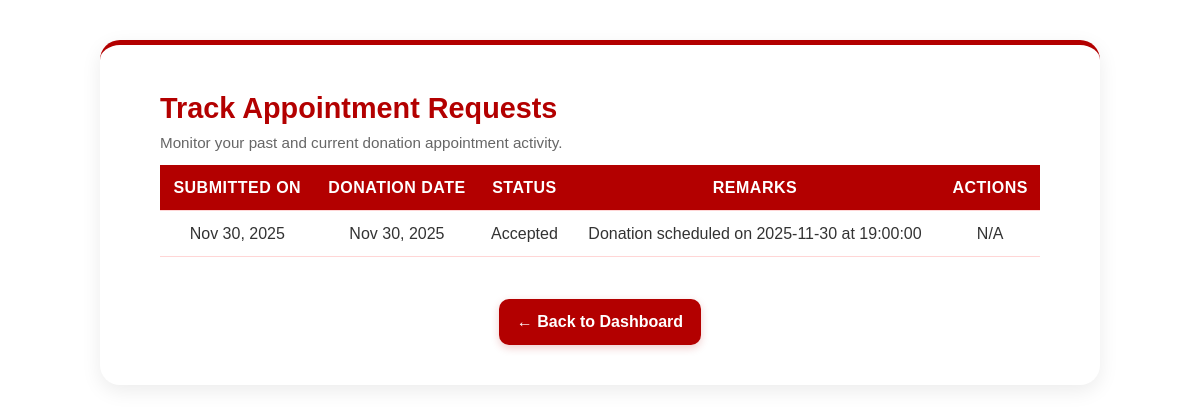
Before: /donor/track_requests/ (signed in) with the older database file.
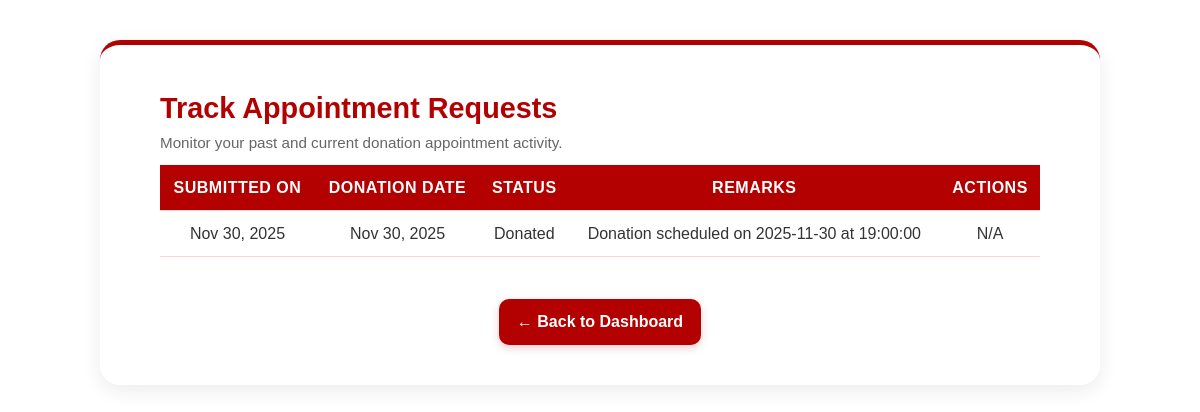
After: the same page with the newer database file.
### BB_app/models.py (models this page shows, shortened)
class DonorAppointmentRequest(models.Model):
    donor = models.ForeignKey(User, on_delete=models.CASCADE)
    responses = models.JSONField()  # to store answers as JSON
    submitted_on = models.DateTimeField(auto_now_add=True)
    status = models.CharField(max_length=20, choices=[
        ('Pending', 'Pending'),
        ('Date Sent', 'Date Sent'),
        ('Accepted', 'Accepted'),
        ('Rejected', 'Rejected'),
        ('Donated', 'Donated'),
        ], default='Pending')
    remarks = models.TextField(blank=True, null=True)
    donation_date = models.DateField(blank=True, null=True)
    donation_time = models.TimeField(blank=True, null=True)

### BB_app/views.py (the view)
# urls.py: path('donor/track_requests/', views.track_donor_requests, name='track_donor_requests'),
@login_required
def track_donor_requests(request):
    requests_list = DonorAppointmentRequest.objects.filter(
        donor=request.user
    ).order_by('-submitted_on')
    return render(request, 'track_donor_requests.html', {
        "requests_list": requests_list
    })

### BB_app/templates/track_donor_requests.html (shortened to what this page needs)
{% extends "master.html" %}
{% load static %}
{% block content %}
<div class="appointment-form">
  <div class="form-card">
    <div class="form-header text-center mb-4">
      <h2>Track Appointment Requests</h2>
      <p>Monitor your past and current donation appointment activity.</p>
    </div>
    <div class="table-responsive">
      <table class="table table-bordered text-center" style="border-collapse: collapse;">
        <thead>
          <tr>
            <th style="padding: 0.6rem;">Submitted On</th>
            <th style="padding: 0.6rem;">Donation Date</th>
            <th style="padding: 0.6rem;">Status</th>
            <th style="padding: 0.6rem;">Remarks</th>
            <th style="padding: 0.6rem;">Actions</th>
          </tr>
        </thead>
        <tbody>
          {% for req in requests_list %}
          <tr>
            <td style="padding: 0.6rem;">{{ req.submitted_on|date:"M d, Y" }}</td>
            <td style="padding: 0.6rem;">
              {% if req.donation_date %}
                {{ req.donation_date|date:"M d, Y" }}
              {% else %}
                <span class="text-muted">—</span>
              {% endif %}
            </td>
            <td style="padding: 0.6rem;">
              {% if req.status == "Accepted" %}
                <span class="badge bg-success">Accepted</span>
              {% elif req.status == "Pending" %}
                <span class="badge bg-warning text-dark">Pending</span>
              {% elif req.status == "Rejected" %}
                <span class="badge bg-danger">Rejected</span>
              {% elif req.status == "Date Sent" %}
                <span class="badge bg-info text-dark">Date Sent</span>
              {% else %}
                <span class="badge bg-secondary">Donated</span>
              {% endif %}
            </td>
            <td style="padding: 0.6rem;">
              {{ req.remarks|default:"—" }}
            </td>
            <td style="padding: 0.6rem;">
              {% if req.status == "Pending" %}
                <a href="{% url 'edit_appointment' req.id %}" class="btn-edit">Edit</a>
                <form method="POST" action="{% url 'delete_appointment_request' req.id %}" style="display:inline;">
                  {% csrf_token %}
                  <button class="btn-delete" onclick="return confirm('Delete this request?');">Delete</button>
                </form>
              {% else %}
                <span class="text-muted">N/A</span>
              {% endif %}
            </td>
          </tr>
          {% empty %}
          <tr>
            <td colspan="5" class="text-muted" style="padding: 0.6rem;">No appointment requests found.</td>
          </tr>
          {% endfor %}
        </tbody>
      </table>
    </div>
    <div class="center">
      <a href="{% url 'donor_dashboard' %}" class="back-btn">← Back to Dashboard</a>
    </div>
  </div>
</div>
{% endblock %}

Changed rows visible on the page:
changed DonorAppointmentRequest: status "Accepted" → "Donated"
